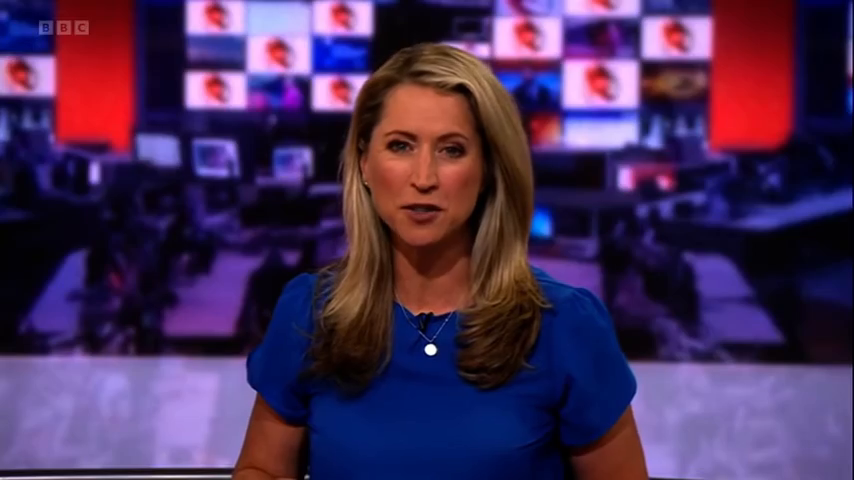
#> input picture frame 63 of video/face.mp4, 854 x 480 px
$ python face_video_detector.py
#> lines starting #> are read from the running program, lines starting #| are printed output that depends on the picture; after the words box and inside, x2 and y2 are one past the last pixel; in counts of white or black regions, pixels touching at a corner belong together
import cv2
from random import randrange

# Load pre-trained data on face frontals from opencv (haar cascade algorithm)
trained_face_data = cv2.CascadeClassifier("trains/haarcascade_frontalface_default.xml")

# play or capture video
webcam = cv2.VideoCapture('video/face.mp4')

# Iterate over the frame
while True:
    # Read current frame
    successful_frame_read, frame = webcam.read()
#> frame is the input picture: shape (480, 854, 3); mean B, G, R 89, 46.3, 73.4

    # convert image frames to grayscale
    gray_scaled_img = cv2.cvtColor(frame, cv2.COLOR_BGR2GRAY)
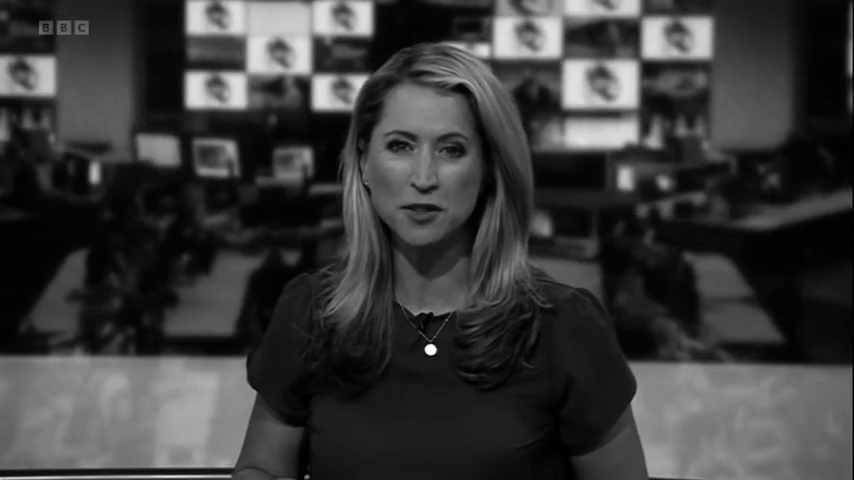
#> gray_scaled_img: shape (480, 854); min 0, max 255, mean 59.3

    # detect faces
    # (98, 30) top left corner coordinates, (86, 86) bottom right coordinates
    face_coordinates = trained_face_data.detectMultiScale(gray_scaled_img)
#> face_coordinates = [[647, 96, 68, 68], [357, 94, 139, 139]]

    # Draw rectangles around the faces
    # # face_coordinates = [[98 30 86 86]]
    # (x, y, a, b) = face_coordinates[0]  # extract values out of the array coordinates for a single image
    # # (x,y) top coordinates, (x+a,y+b) bottom coordinates, (0,255,0) BGR green color, 2 rectangle thickness
    # cv2.rectangle(img, (x, y), (x + a, y + b), (0, 255, 0), 2)
    for (x, y, a, b) in face_coordinates:
        cv2.rectangle(frame, (x, y), (x + a, y + b), (randrange(256), randrange(256), randrange(256)), 2)
#> this loop made 2 passes
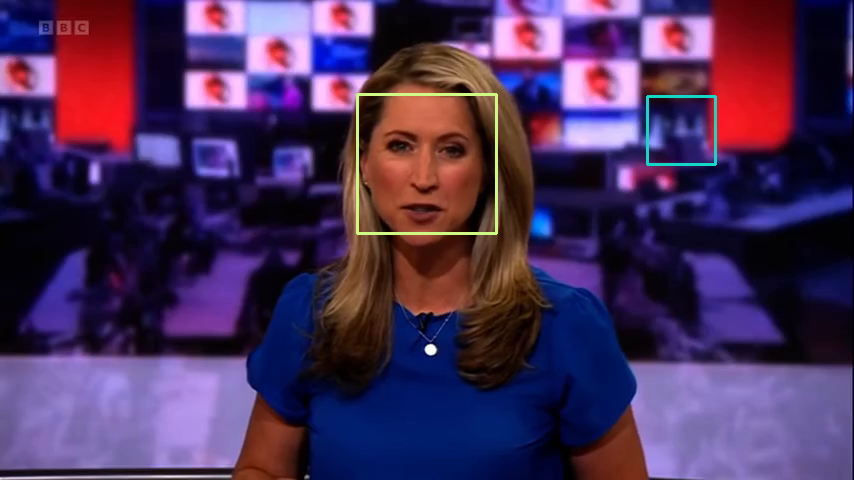
#> frame: shape (480, 854, 3); 0.6% of pixels changed, all inside (x1, y1, x2, y2) = (356, 93, 717, 235)

    cv2.imshow('Face Detector Application', frame)
    # waitKey with 50 will load frames at every 50 milliseconds
    key = cv2.waitKey(50)
#> (key Esc is pressed here)

    if key == 81 or key == 113:
        # Release the VideoCapture object
        webcam.release()
        break

$ run again, starting later in the video
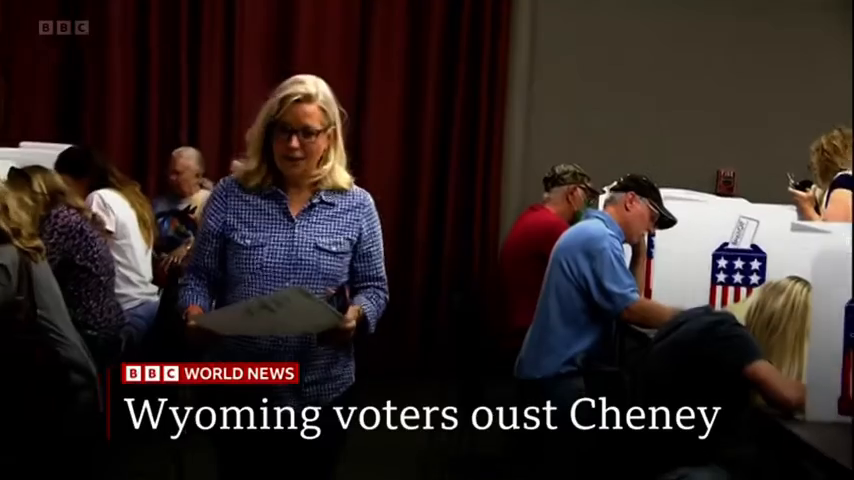
#> input picture frame 287 of video/face.mp4, 854 x 480 px
#> frame is the input picture: shape (480, 854, 3); mean B, G, R 36, 37.7, 49.1
#> `gray_scaled_img = cv2.cvtColor(frame, cv2.COLOR_BGR2GRAY)`:
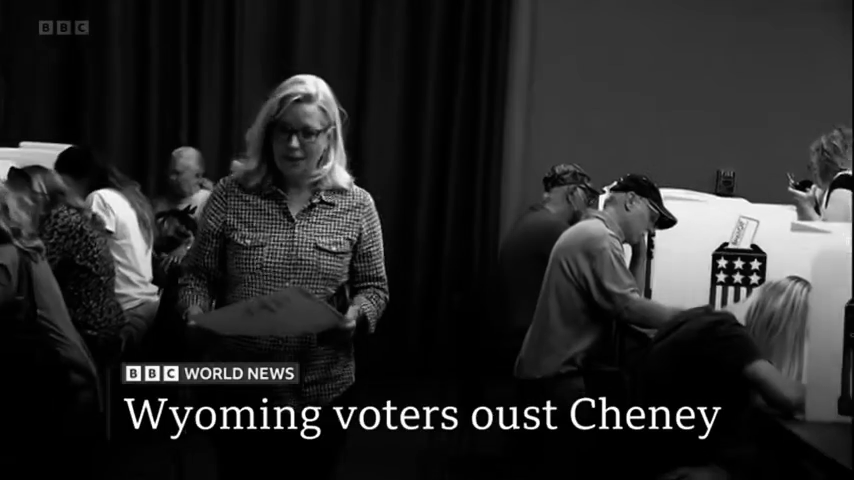
#> gray_scaled_img: shape (480, 854); min 0, max 255, mean 40.9
#> face_coordinates = [[264, 106, 70, 70]]
#> the loop `for (x, y, a, b) in face_coordinates:` made 1 pass
#> after the loop `for (x, y, a, b) in face_coordinates:`:
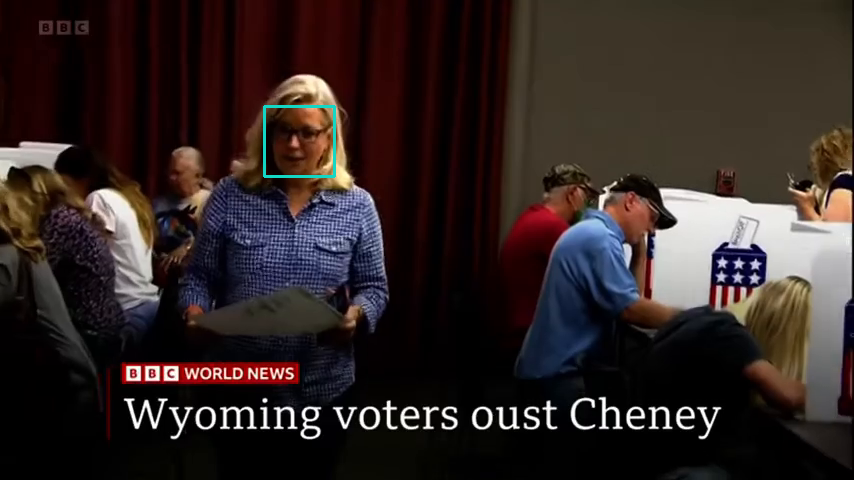
#> frame: shape (480, 854, 3); 0.2% of pixels changed, all inside (x1, y1, x2, y2) = (263, 105, 336, 178)

$ run again, starting later in the video
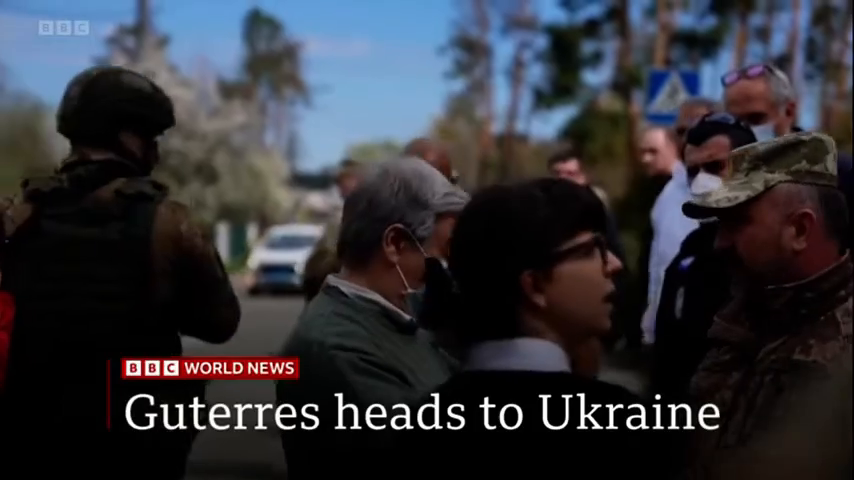
#> input picture frame 510 of video/face.mp4, 854 x 480 px
#> frame is the input picture: shape (480, 854, 3); mean B, G, R 56.4, 50.2, 49.4
#> `gray_scaled_img = cv2.cvtColor(frame, cv2.COLOR_BGR2GRAY)`:
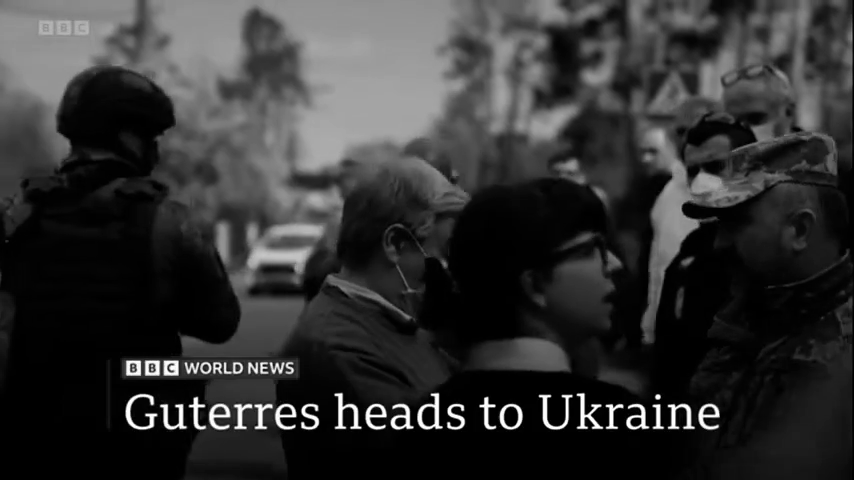
#> gray_scaled_img: shape (480, 854); min 0, max 255, mean 50.6
#> face_coordinates = ()
